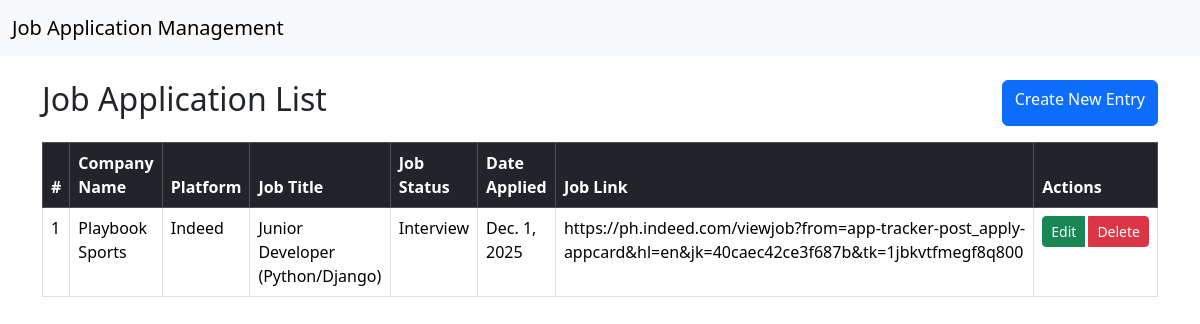
The page / on the database its author committed.
### jobs/models.py (models this page shows, shortened)
class Job(models.Model):
    company_name = models.CharField(max_length=30)
    PLATFORM_LIST = [
        ("NONE", "NONE"),
        ("LinkedIn", "LinkedIn"),
        ("Indeed", "Indeed"),
        ("Jobstreet", "Jobstreet")
    ]
    platform = models.CharField(max_length=20, choices=PLATFORM_LIST, default="NONE")
    job_title = models.CharField(max_length=50)
    STATUS_LIST = [
        ("NONE", "NONE"),
        ("Applied", "Applied"),
        ("Interview", "Interview"),
        ("Pending Application", "Pending Application"),
        ("Hired", "Hired"),
        ("Rejected", "Rejected"),
        ("Ghosted", "Ghosted")
    ]
    job_status = models.CharField(max_length=30, choices=STATUS_LIST, default="NONE")
    date_applied = models.DateField(("Date"), default=date.today)
    job_link = models.CharField(max_length=200)

### jobs/views.py (the view)
# urls.py: 2. Add a URL to urlpatterns:  path('', views.home, name='home')
def home(request):
    jobs = Job.objects.all()
    return render(request, 'job_list.html', {'jobs':jobs})

### jobs/templates/job_list.html (shortened to what this page needs)
{% extends "index.html" %}
{% block content %}
<div class="d-flex justify-content-between mb-3">
    <h2>Job Application List</h2>
    <a class="btn btn-primary" href="{% url 'create' %}">Create New Entry</a>
</div>
<table class="table table-bordered">
    <thead class="table-dark">
        <tr>
            <th>#</th>
            <th>Company Name</th>
            <th>Platform</th>
            <th>Job Title</th>
            <th>Job Status</th>
            <th>Date Applied</th>
            <th>Job Link</th>
            <th>Actions</th>
        </tr>
    </thead>
    <tbody>
        {%if jobs%}
        {%for job in jobs%}
        <tr>
            <td>{{forloop.counter}}</td>
            <td>{{job.company_name}}</td>
            <td>{{job.platform}}</td>
            <td>{{job.job_title}}</td>
            <td>{{job.job_status}}</td>
            <td>{{job.date_applied}}</td>
            <td>{{job.job_link}}</td>
            <td>
                <div class="btn-group">
                    <a href="#" class="btn btn-success btn-sm me-1">Edit</a>
                    <button class="btn btn-danger btn-sm" data-bs-target="#deleteModal" data-bs-toggle="modal" data-id="{{ employee.pk }}">Delete</button>
                </div>
            </td>
        </tr>
        {%endfor%}{%else%}
        <tr>
            <td colspan="6" class="text-center">No Employees Found. . .</td>
        </tr>
        {%endif%}
    </tbody>
</table>
{% endblock %}

### jobs/templates/index.html (shortened to what this page needs)
<!DOCTYPE html>
<html lang="en">
  <head>
    <link
      href="https://cdn.jsdelivr.net/npm/bootstrap@5.3.8/dist/css/bootstrap.min.css"
      rel="stylesheet"
    />
  </head>
  <body>
    <nav class="navbar navbar-light navbar-expand-lg bg-light">
      <div class="container-fluid">
        <a class="navbar-brand" href="#">Job Application Management</a>
      </div>
    </nav>
    <div class="container mt-4">{%block content%}{%endblock%}</div>
  </body>
</html>

### rows shown on the page
Job: company_name "Playbook Sports", platform "Indeed", job_title "Junior Developer (Python/Django)", job_status "Interview", date_applied "Dec. 1, 2025", job_link "https://ph.indeed.com/viewjob?from=app-tracker-post_apply-appcard&hl=en&jk=40caec42ce3f687b&tk=1jbkvtfmegf8q800"
